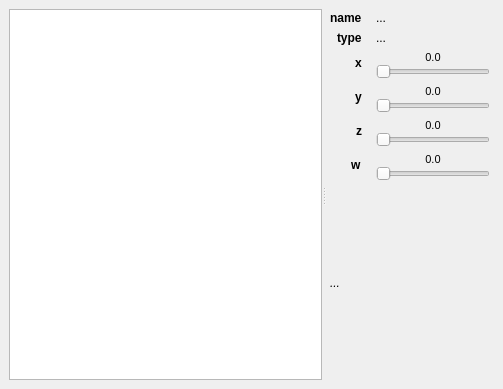
<?xml version="1.0" encoding="UTF-8"?>
<ui version="4.0">
 <class>shaderInputEditor</class>
 <widget class="QMainWindow" name="shaderInputEditor">
  <property name="geometry">
   <rect>
    <x>0</x>
    <y>0</y>
    <width>503</width>
    <height>389</height>
   </rect>
  </property>
  <property name="font">
   <font>
    <weight>50</weight>
    <bold>false</bold>
    <kerning>true</kerning>
   </font>
  </property>
  <property name="windowTitle">
   <string>Shader Input Editor</string>
  </property>
  <widget class="QWidget" name="centralwidget">
   <layout class="QGridLayout" name="gridLayout_2">
    <item row="0" column="0">
     <layout class="QVBoxLayout" name="mainLayout">
      <item>
       <widget class="QSplitter" name="splitter">
        <property name="sizePolicy">
         <sizepolicy hsizetype="Expanding" vsizetype="Expanding">
          <horstretch>0</horstretch>
          <verstretch>0</verstretch>
         </sizepolicy>
        </property>
        <property name="orientation">
         <enum>Qt::Horizontal</enum>
        </property>
        <widget class="QTreeWidget" name="treeWidget">
         <property name="maximumSize">
          <size>
           <width>16777215</width>
           <height>16777215</height>
          </size>
         </property>
         <attribute name="headerVisible">
          <bool>false</bool>
         </attribute>
         <column>
          <property name="text">
           <string>column</string>
          </property>
         </column>
        </widget>
        <widget class="QWidget" name="formLayoutWidget">
         <layout class="QFormLayout" name="valueLayout">
          <property name="fieldGrowthPolicy">
           <enum>QFormLayout::AllNonFixedFieldsGrow</enum>
          </property>
          <property name="rowWrapPolicy">
           <enum>QFormLayout::WrapLongRows</enum>
          </property>
          <property name="labelAlignment">
           <set>Qt::AlignRight|Qt::AlignTrailing|Qt::AlignVCenter</set>
          </property>
          <property name="formAlignment">
           <set>Qt::AlignLeading|Qt::AlignLeft|Qt::AlignTop</set>
          </property>
          <property name="horizontalSpacing">
           <number>14</number>
          </property>
          <property name="leftMargin">
           <number>4</number>
          </property>
          <property name="topMargin">
           <number>2</number>
          </property>
          <property name="rightMargin">
           <number>4</number>
          </property>
          <property name="bottomMargin">
           <number>2</number>
          </property>
          <item row="0" column="0">
           <widget class="QLabel" name="nameLabel">
            <property name="maximumSize">
             <size>
              <width>80</width>
              <height>16777215</height>
             </size>
            </property>
            <property name="font">
             <font>
              <weight>75</weight>
              <bold>true</bold>
              <underline>false</underline>
             </font>
            </property>
            <property name="text">
             <string>name</string>
            </property>
           </widget>
          </item>
          <item row="0" column="1">
           <widget class="QLabel" name="nameValue">
            <property name="maximumSize">
             <size>
              <width>150</width>
              <height>16777215</height>
             </size>
            </property>
            <property name="text">
             <string>...</string>
            </property>
           </widget>
          </item>
          <item row="1" column="0">
           <widget class="QLabel" name="typeLabel">
            <property name="maximumSize">
             <size>
              <width>80</width>
              <height>16777215</height>
             </size>
            </property>
            <property name="font">
             <font>
              <weight>75</weight>
              <bold>true</bold>
             </font>
            </property>
            <property name="text">
             <string>type</string>
            </property>
           </widget>
          </item>
          <item row="1" column="1">
           <widget class="QLabel" name="typeValue">
            <property name="maximumSize">
             <size>
              <width>150</width>
              <height>16777215</height>
             </size>
            </property>
            <property name="text">
             <string>...</string>
            </property>
           </widget>
          </item>
          <item row="2" column="0">
           <widget class="QLabel" name="xLabel">
            <property name="maximumSize">
             <size>
              <width>80</width>
              <height>16777215</height>
             </size>
            </property>
            <property name="font">
             <font>
              <weight>75</weight>
              <bold>true</bold>
             </font>
            </property>
            <property name="text">
             <string>x</string>
            </property>
           </widget>
          </item>
          <item row="3" column="0">
           <widget class="QLabel" name="yLabel">
            <property name="maximumSize">
             <size>
              <width>80</width>
              <height>16777215</height>
             </size>
            </property>
            <property name="font">
             <font>
              <weight>75</weight>
              <bold>true</bold>
             </font>
            </property>
            <property name="text">
             <string>y</string>
            </property>
           </widget>
          </item>
          <item row="4" column="0">
           <widget class="QLabel" name="zLabel">
            <property name="maximumSize">
             <size>
              <width>80</width>
              <height>16777215</height>
             </size>
            </property>
            <property name="font">
             <font>
              <weight>75</weight>
              <bold>true</bold>
             </font>
            </property>
            <property name="text">
             <string>z</string>
            </property>
           </widget>
          </item>
          <item row="5" column="0">
           <widget class="QLabel" name="wLabel">
            <property name="maximumSize">
             <size>
              <width>80</width>
              <height>16777215</height>
             </size>
            </property>
            <property name="font">
             <font>
              <weight>75</weight>
              <bold>true</bold>
             </font>
            </property>
            <property name="text">
             <string>w</string>
            </property>
           </widget>
          </item>
          <item row="6" column="0" colspan="2">
           <widget class="QLabel" name="descriptionLabel">
            <property name="sizePolicy">
             <sizepolicy hsizetype="Expanding" vsizetype="Expanding">
              <horstretch>0</horstretch>
              <verstretch>0</verstretch>
             </sizepolicy>
            </property>
            <property name="maximumSize">
             <size>
              <width>250</width>
              <height>16777215</height>
             </size>
            </property>
            <property name="font">
             <font>
              <italic>true</italic>
             </font>
            </property>
            <property name="text">
             <string>...</string>
            </property>
            <property name="wordWrap">
             <bool>true</bool>
            </property>
           </widget>
          </item>
          <item row="2" column="1">
           <layout class="QVBoxLayout" name="xValueLayout">
            <property name="spacing">
             <number>0</number>
            </property>
            <item>
             <widget class="QLabel" name="xValueLabel">
              <property name="sizePolicy">
               <sizepolicy hsizetype="Preferred" vsizetype="Preferred">
                <horstretch>0</horstretch>
                <verstretch>0</verstretch>
               </sizepolicy>
              </property>
              <property name="font">
               <font>
                <pointsize>8</pointsize>
                <weight>50</weight>
                <bold>false</bold>
               </font>
              </property>
              <property name="frameShape">
               <enum>QFrame::NoFrame</enum>
              </property>
              <property name="frameShadow">
               <enum>QFrame::Plain</enum>
              </property>
              <property name="lineWidth">
               <number>0</number>
              </property>
              <property name="text">
               <string>0.0</string>
              </property>
              <property name="alignment">
               <set>Qt::AlignCenter</set>
              </property>
             </widget>
            </item>
            <item>
             <widget class="QSlider" name="xValue">
              <property name="maximum">
               <number>99999</number>
              </property>
              <property name="orientation">
               <enum>Qt::Horizontal</enum>
              </property>
             </widget>
            </item>
           </layout>
          </item>
          <item row="3" column="1">
           <layout class="QVBoxLayout" name="yValueLayout">
            <property name="spacing">
             <number>0</number>
            </property>
            <item>
             <widget class="QLabel" name="yValueLabel">
              <property name="font">
               <font>
                <pointsize>8</pointsize>
               </font>
              </property>
              <property name="lineWidth">
               <number>0</number>
              </property>
              <property name="text">
               <string>0.0</string>
              </property>
              <property name="alignment">
               <set>Qt::AlignCenter</set>
              </property>
             </widget>
            </item>
            <item>
             <widget class="QSlider" name="yValue">
              <property name="maximum">
               <number>99999</number>
              </property>
              <property name="orientation">
               <enum>Qt::Horizontal</enum>
              </property>
             </widget>
            </item>
           </layout>
          </item>
          <item row="4" column="1">
           <layout class="QVBoxLayout" name="zValueLayout">
            <property name="spacing">
             <number>0</number>
            </property>
            <item>
             <widget class="QLabel" name="zValueLabel">
              <property name="font">
               <font>
                <pointsize>8</pointsize>
               </font>
              </property>
              <property name="text">
               <string>0.0</string>
              </property>
              <property name="alignment">
               <set>Qt::AlignCenter</set>
              </property>
             </widget>
            </item>
            <item>
             <widget class="QSlider" name="zValue">
              <property name="maximum">
               <number>99999</number>
              </property>
              <property name="orientation">
               <enum>Qt::Horizontal</enum>
              </property>
             </widget>
            </item>
           </layout>
          </item>
          <item row="5" column="1">
           <layout class="QVBoxLayout" name="wValueLayout">
            <property name="spacing">
             <number>0</number>
            </property>
            <item>
             <widget class="QLabel" name="wValueLabel">
              <property name="font">
               <font>
                <pointsize>8</pointsize>
               </font>
              </property>
              <property name="text">
               <string>0.0</string>
              </property>
              <property name="alignment">
               <set>Qt::AlignCenter</set>
              </property>
             </widget>
            </item>
            <item>
             <widget class="QSlider" name="wValue">
              <property name="maximum">
               <number>99999</number>
              </property>
              <property name="orientation">
               <enum>Qt::Horizontal</enum>
              </property>
             </widget>
            </item>
           </layout>
          </item>
         </layout>
        </widget>
       </widget>
      </item>
     </layout>
    </item>
   </layout>
  </widget>
 </widget>
 <resources/>
 <connections>
  <connection>
   <sender>treeWidget</sender>
   <signal>currentItemChanged(QTreeWidgetItem*,QTreeWidgetItem*)</signal>
   <receiver>shaderInputEditor</receiver>
   <slot>activateValue(QTreeWidgetItem*,QTreeWidgetItem*)</slot>
   <hints>
    <hint type="sourcelabel">
     <x>158</x>
     <y>188</y>
    </hint>
    <hint type="destinationlabel">
     <x>272</x>
     <y>199</y>
    </hint>
   </hints>
  </connection>
  <connection>
   <sender>xValue</sender>
   <signal>valueChanged(int)</signal>
   <receiver>shaderInputEditor</receiver>
   <slot>setXValue(int)</slot>
   <hints>
    <hint type="sourcelabel">
     <x>441</x>
     <y>72</y>
    </hint>
    <hint type="destinationlabel">
     <x>251</x>
     <y>194</y>
    </hint>
   </hints>
  </connection>
  <connection>
   <sender>yValue</sender>
   <signal>valueChanged(int)</signal>
   <receiver>shaderInputEditor</receiver>
   <slot>setYValue(int)</slot>
   <hints>
    <hint type="sourcelabel">
     <x>441</x>
     <y>109</y>
    </hint>
    <hint type="destinationlabel">
     <x>251</x>
     <y>194</y>
    </hint>
   </hints>
  </connection>
  <connection>
   <sender>zValue</sender>
   <signal>valueChanged(int)</signal>
   <receiver>shaderInputEditor</receiver>
   <slot>setZValue(int)</slot>
   <hints>
    <hint type="sourcelabel">
     <x>441</x>
     <y>146</y>
    </hint>
    <hint type="destinationlabel">
     <x>251</x>
     <y>194</y>
    </hint>
   </hints>
  </connection>
  <connection>
   <sender>wValue</sender>
   <signal>valueChanged(int)</signal>
   <receiver>shaderInputEditor</receiver>
   <slot>setWValue(int)</slot>
   <hints>
    <hint type="sourcelabel">
     <x>441</x>
     <y>183</y>
    </hint>
    <hint type="destinationlabel">
     <x>251</x>
     <y>194</y>
    </hint>
   </hints>
  </connection>
 </connections>
 <slots>
  <slot>setXValue(int)</slot>
  <slot>setYValue(int)</slot>
  <slot>setZValue(int)</slot>
  <slot>setWValue(int)</slot>
  <slot>activateValue(QTreeWidgetItem*,QTreeWidgetItem*)</slot>
 </slots>
</ui>
